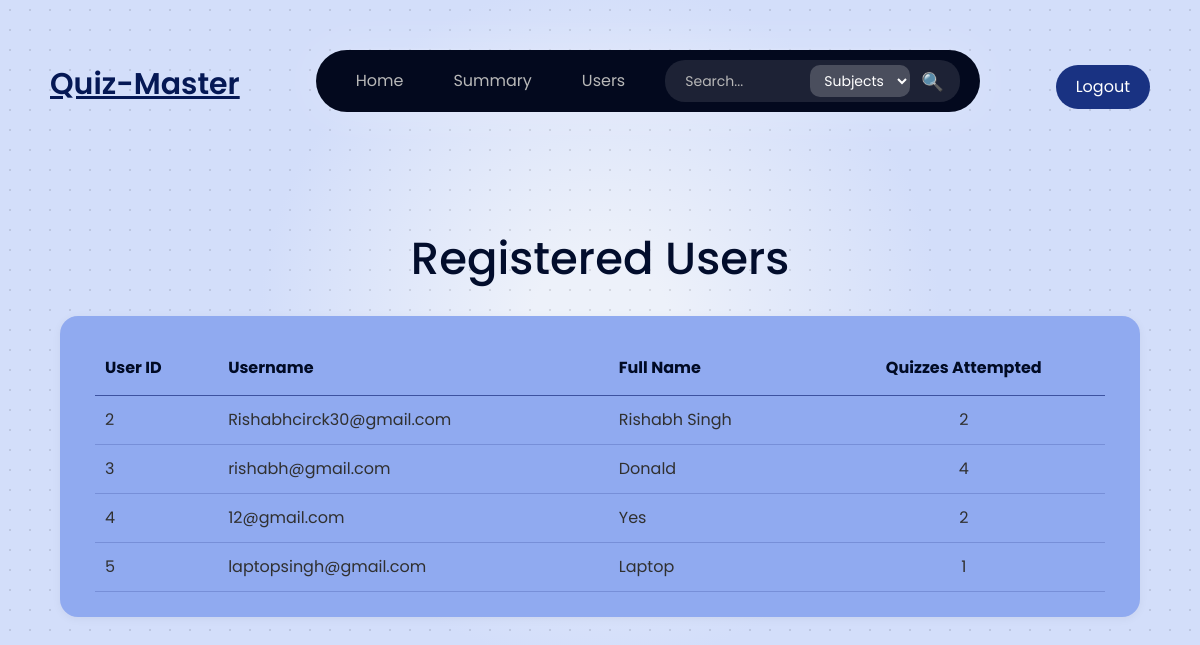
Before: /admin/users with the older database file.
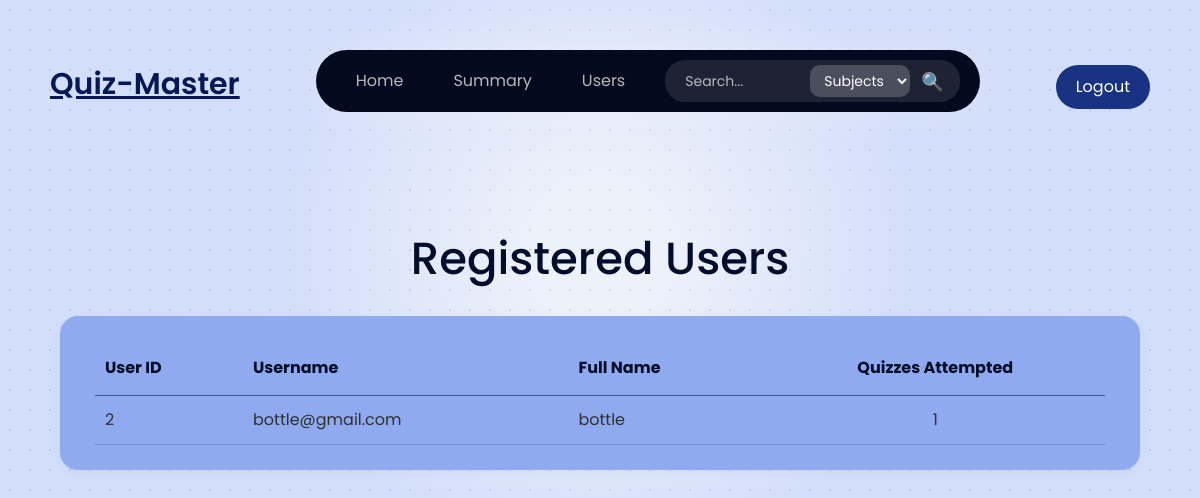
After: the same page with the newer database file.
### models/models.py (models this page shows)
class Users(db.Model):
    __tablename__ = "users"
    userId = db.Column(db.Integer,  primary_key= True)
    userName = db.Column(db.String(120), unique = True, nullable = False)
    passWord = db.Column(db.String(120), nullable = False)
    fullName = db.Column(db.String(120), nullable = False)
    isAdmin = db.Column(db.Boolean, default = False)

### app.py (the view)
@app.route('/admin/users')
def list_users():
    users = Users.query.filter_by(isAdmin=False).all()
    users_data = []
    for user in users:
        quiz_count = Score.query.filter_by(userId=user.userId).count()
        users_data.append({
            'id': user.userId,
            'username': user.userName,
            'fullname': user.fullName,
            'quiz_attempts': quiz_count
        })
    return render_template('users_list.html', users=users_data)

### templates/users_list.html (shortened to what this page needs)
<!DOCTYPE html>
<html lang="en">
<head>
    <link rel="stylesheet" href="{{ url_for('static', filename='styles.css') }}">
</head>
<body class='page_look font_family_poppins'>
    {% include 'navbar.html' %}
    <h1 style="margin-top: -30px; font-size: 45px; text-align: center; color: #020d2c; font-family: 'Poppins', sans-serif;">
        Registered Users
    </h1>
    <div style="display: flex; justify-content: center; margin: 30px auto; max-width: 1200px;">
        <div style="width: 90%; background-color: #90aaf0; padding: 25px 35px; border-radius: 18px; box-shadow: 0px 2px 10px rgba(0, 0, 0, 0.05);">
            <div style="overflow-x: auto;">
                <table style="width: 100%; border-collapse: collapse;">
                    <thead>
                        <tr style="border-bottom: 1px solid #3D52A0; color: #010b25; font-weight: 500;">
                            <th style="padding: 15px 10px; text-align: left;">User ID</th>
                            <th style="padding: 15px 10px; text-align: left;">Username</th>
                            <th style="padding: 15px 10px; text-align: left;">Full Name</th>
                            <th style="padding: 15px 10px; text-align: center;">Quizzes Attempted</th>
                        </tr>
                    </thead>
                    <tbody>
                        {% for user in users %}
                        <tr style="border-bottom: 1px solid rgba(61, 82, 160, 0.3);">
                            <td style="padding: 12px 10px; color: #303030;">{{ user.id }}</td>
                            <td style="padding: 12px 10px; color: #303030;">{{ user.username }}</td>
                            <td style="padding: 12px 10px; color: #303030;">{{ user.fullname }}</td>
                            <td style="padding: 12px 10px; color: #303030; text-align: center;">{{ user.quiz_attempts }}</td>
                        </tr>
                        {% endfor %}
                    </tbody>
                </table>
            </div>
        </div>
    </div>
</body>
</html>

### templates/navbar.html (shortened to what this page needs)
<!DOCTYPE html>
<html lang="en">
<head>
  <link href="https://cdn.jsdelivr.net/npm/bootstrap@5.3.0/dist/css/bootstrap.min.css" rel="stylesheet">
</head>
<body>
  <div
    style="display: flex; align-items: center; justify-content: space-between; padding: 10px 50px; margin-top: 20px;">
    <h3 class="logo" style="margin-top:33px; margin-left:0px;">Quiz-Master</h3>
    <nav class="navbar"
      style="background-color: #03091e; padding: 10px 20px; border-radius: 35px; display: flex; align-items: center;">
      <div class="nav-links" style="display: flex; gap: 10px; margin-right: 20px;">
        <a href="{{ url_for('admin_dashboard') }}" class="nav-item" style="text-decoration: none;">Home</a>
        <a href="{{ url_for('summary') }}" class="nav-item" style="text-decoration: none;">Summary</a>
        <a href="{{ url_for('list_users') }}" class="nav-item" style="text-decoration: none;">Users</a>
      </div>
      <form action="{{ url_for('admin_search') }}" method="GET" class="search-form">
        <input type="text" name="q" class="search-input" placeholder="Search..."
          value="{{ request.args.get('q', '') }}">
        <select name="category" class="search-select">
          <option value="subjects">Subjects</option>
        </select>
        <button type="submit" class="search-btn">🔍</button>
      </form>
    </nav>
    <a href="{{ url_for('logout') }}" style="text-decoration: none;">
      <button type="button"
        style="padding: 10px 20px;margin-top: 35%; font-size: 16px; color: white; background-color: #193282; border: none; border-radius: 35px; cursor: pointer;">
        Logout
      </button>
    </a>
  </div>
</body>
<div class="main-content">
</div>

### static/styles.css (style rules this page uses)
.page_look { background: radial-gradient(circle, rgba(0, 0, 0, 0.1) 1px, transparent 1px) 0 0 / 20px 20px, radial-gradient(circle, #edf1fa 10%, #d3defa 50%); font-family: 'Poppins', sans-serif; margin: 0; padding: 0; }
.font_family_poppins { font-family: 'Poppins', sans-serif; }
input { width: 100%; padding: 12px; border: 2px solid #b5c6f0; border-radius: 10px; font-size: 14px; box-sizing: border-box; background: white; }
input::placeholder { color: #9ba0ad; }

### templates/users_list.html (style rules this page uses)
.page_look { background: radial-gradient(circle, rgba(0, 0, 0, 0.1) 1px, transparent 1px) 0 0 / 20px 20px, radial-gradient(circle, #edf1fa 10%, #d3defa 50%); font-family: 'Poppins', sans-serif; margin: 0; padding: 0; }
.font_family_poppins { font-family: 'Poppins', sans-serif; }

### templates/navbar.html (style rules this page uses)
.navbar { background-color: #03091e; padding: 10px 50px; margin-top: 20px; position: static; top: 30px; left: 50%; z-index: 1; display: flex; align-items: center; border-radius: 35px; box-shadow: 0 0 50px rgba(255, 255, 255, 0.2), 0 0 5px rgba(255, 255, 255, 0.1), 0 0 20px rgba(255, 255, 255, 0.05); max-width: fit-content; }
.nav-links { display: flex; gap: 10px; }
.nav-item { text-decoration: none; font-size: 16px; color: #b8b8b8; padding: 8px 20px; border-radius: 25px; transition: all 0.3s ease; font-family: 'Poppins', sans-serif; }
.main-content { margin-top: 100px; padding: 20px; }
.logo { margin-left: 25px; margin-top: 4%; color: #051855; font-family: 'Poppins', sans-serif; text-decoration: underline; font-weight: 550; font-size: 30px; }
.search-form { display: flex; align-items: center; background-color: rgba(255, 255, 255, 0.1); border-radius: 20px; padding: 5px 10px; gap: 5px; }
.search-input { border: none; outline: none; background: none; color: white; padding: 5px 10px; font-size: 14px; width: 130px; font-family: 'Poppins', sans-serif; }
.search-input::placeholder { color: #b8b8b8; }
.search-select { border: none; background: rgba(255, 255, 255, 0.2); color: white; padding: 5px 10px; border-radius: 10px; font-size: 14px; font-family: 'Poppins', sans-serif; cursor: pointer; }
.search-select option { background: #1a1a1a; color: white; }
.search-btn { background: none; border: none; cursor: pointer; font-size: 18px; color: white; }

Changed rows visible on the page:
removed Users: id "3", username "rishabh@gmail.com", fullname "Donald", quiz_attempts "4"
removed Users: id "4", username "12@gmail.com", fullname "Yes", quiz_attempts "2"
removed Users: id "5", username "laptopsingh@gmail.com", fullname "Laptop", quiz_attempts "1"
changed Users id 2: username "Rishabhcirck30@gmail.com" → "bottle@gmail.com"; fullname "Rishabh Singh" → "bottle"; quiz_attempts "2" → "1"
